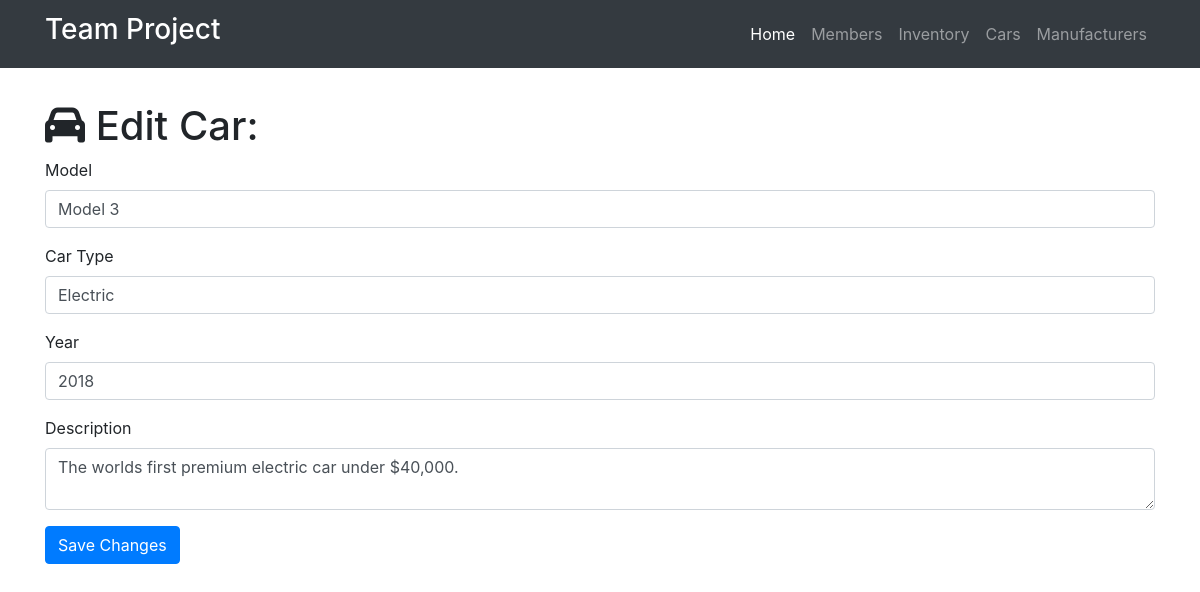
Screenshot of /car/edit/3 with the database file from the repository.
### project.py (models this page shows)
class Car(db.Model):
    __tablename__ = 'cars'
    id = db.Column(db.Integer, primary_key=True)
    model = db.Column(db.Integer)
    cartype = db.Column(db.String(256))
    year = db.Column(db.Integer)
    description = db.Column(db.Text)
    manufacturer_id = db.Column(db.Integer, db.ForeignKey('manufacturers.id'))

### project.py (the view, shortened to what this page needs)
@app.route('/car/edit/<int:id>', methods=['GET', 'POST'])
def edit_car(id):
    car = Car.query.filter_by(id=id).first()
    if request.method == 'GET':
        return render_template('car-edit.html', car=car)

### templates/car-edit.html (shortened to what this page needs)
{% extends "home-base.html" %}
{% block head%}
  {{super()}}
{% endblock %}
{% block page_content %}
<div class="container">
   <h1 class="mt-5"><i class="fa fa-car" aria-hidden="true"></i> Edit Car:</h1>
  <form action="/car/edit/{{car.id}}" method="post">
    <div class="form-group">
      <label>Model</label>
      <input class="form-control" type="text" name="model" value="{{car.model}}" required="true">
    </div>
    <div class="form-group">
    <label>Car Type</label>
    <input class="form-control" type="text" name="cartype" value="{{car.cartype}}" required="true">
  </div>
  <div class="form-group">
  <label>Year</label>
  <input class="form-control" type="text" name="year" value="{{car.year}}" required="true">
</div>
    <div class="form-group">
      <label>Description</label>
      <textarea class="form-control" name="description" required="true">{{car.description}}</textarea>
    </div>
    <button type="submit" class="btn btn-primary">Save Changes</button>
  </form>
 </div>
{% endblock %}

### templates/car-edit.html (style rules this page uses)
body { padding-top: 54px; }

### rows the page displays
Car: model "Model 3", cartype "Electric", year "2018", description "The worlds first premium electric car under $40,000."
